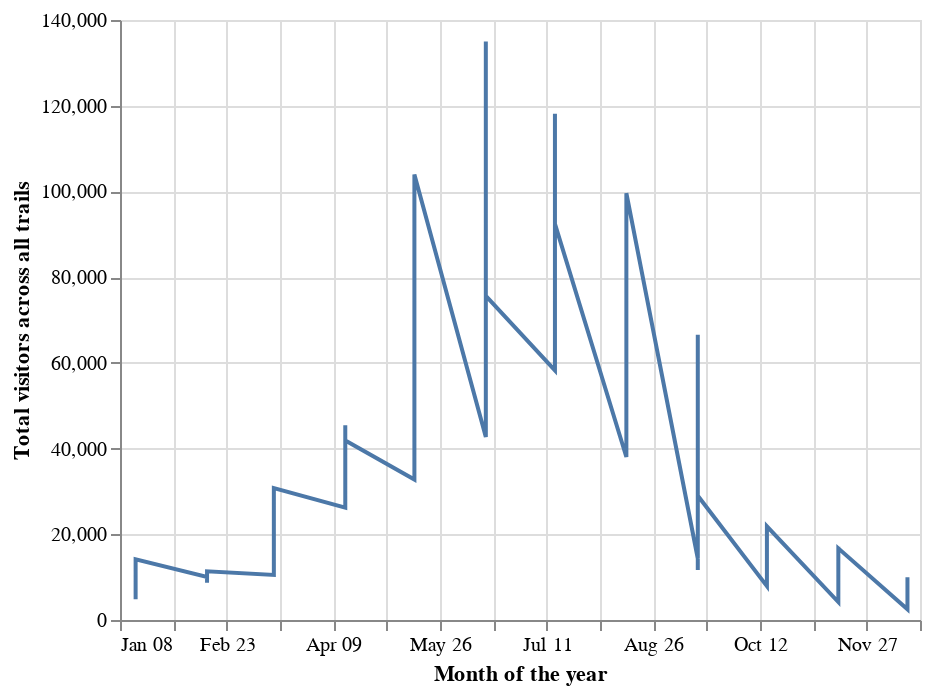

Notebook code cell kept with this figure:
### Code cell
total_vis = v.groupby(['d2p', 'month', 'year'], as_index=False)['tot_vis'].sum()

alt.Chart(total_vis).mark_line().encode(
    x=alt.X('monthdate(d2p):Q', title = 'Month of the year'),
    y=alt.Y('tot_vis:Q', title = 'Total visitors across all trails'),
    #facet=alt.Facet('year'),
)

### Figure 1 — Vega-Lite specification as saved in the notebook (floating-point values rounded to 4 significant figures)
{"config": {"view": {"continuousWidth": 400, "continuousHeight": 300}}, "data": {"name": "data-eb6eb3de70a4d77fdf2d611751bda751"}, "mark": "line", "encoding": {"x": {"field": "d2p", "timeUnit": "monthdate", "title": "Month of the year", "type": "quantitative"}, "y": {"field": "tot_vis", "title": "Total visitors across all trails", "type": "quantitative"}}, "$schema": "https://vega.github.io/schema/vega-lite/v4.17.0.json", "datasets": {"data-eb6eb3de70a4d77fdf2d611751bda751": [{"d2p": "2014-09-15", "month": 9, "year": 2014, "tot_vis": 14352}, {"d2p": "2014-10-15", "month": 10, "year": 2014, "tot_vis": 7907}, {"d2p": "2014-11-15", "month": 11, "year": 2014, "tot_vis": 4180}, {"d2p": "2014-12-15", "month": 12, "year": 2014, "tot_vis": 2497}, {"d2p": "2015-01-15", "month": 1, "year": 2015, "tot_vis": 4823}, {"d2p": "2015-02-15", "month": 2, "year": 2015, "tot_vis": 10038}, {"d2p": "2015-03-15", "month": 3, "year": 2015, "tot_vis": 10528}, {"d2p": "2015-04-15", "month": 4, "year": 2015, "tot_vis": 26196}, {"d2p": "2015-05-15", "month": 5, "year": 2015, "tot_vis": 32761}, {"d2p": "2015-06-15", "month": 6, "year": 2015, "tot_vis": 42723}, {"d2p": "2015-07-15", "month": 7, "year": 2015, "tot_vis": 58254}, {"d2p": "2015-08-15", "month": 8, "year": 2015, "tot_vis": 38025}, {"d2p": "2015-09-15", "month": 9, "year": 2015, "tot_vis": 32816}, {"d2p": "2015-10-15", "month": 10, "year": 2015, "tot_vis": 20797}, {"d2p": "2015-11-15", "month": 11, "year": 2015, "tot_vis": 9625}, {"d2p": "2015-12-15", "month": 12, "year": 2015, "tot_vis": 6115}, {"d2p": "2016-01-15", "month": 1, "year": 2016, "tot_vis": 5755}, {"d2p": "2016-02-15", "month": 2, "year": 2016, "tot_vis": 10485}, {"d2p": "2016-03-15", "month": 3, "year": 2016, "tot_vis": 25569}, {"d2p": "2016-04-15", "month": 4, "year": 2016, "tot_vis": 45467}, {"d2p": "2016-05-15", "month": 5, "year": 2016, "tot_vis": 79012}, {"d2p": "2016-06-15", "month": 6, "year": 2016, "tot_vis": 93989}, {"d2p": "2016-07-15", "month": 7, "year": 2016, "tot_vis": 91831}, {"d2p": "2016-08-15", "month": 8, "year": 2016, "tot_vis": 93122}, {"d2p": "2016-09-15", "month": 9, "year": 2016, "tot_vis": 66531}, {"d2p": "2016-10-15", "month": 10, "year": 2016, "tot_vis": 17395}, {"d2p": "2016-11-15", "month": 11, "year": 2016, "tot_vis": 17071}, {"d2p": "2016-12-15", "month": 12, "year": 2016, "tot_vis": 9979}, {"d2p": "2017-01-15", "month": 1, "year": 2017, "tot_vis": 9380}, {"d2p": "2017-02-15", "month": 2, "year": 2017, "tot_vis": 8684}, {"d2p": "2017-03-15", "month": 3, "year": 2017, "tot_vis": 24381}, {"d2p": "2017-04-15", "month": 4, "year": 2017, "tot_vis": 38119}, {"d2p": "2017-05-15", "month": 5, "year": 2017, "tot_vis": 94443}, {"d2p": "2017-06-15", "month": 6, "year": 2017, "tot_vis": 134987}, {"d2p": "2017-07-15", "month": 7, "year": 2017, "tot_vis": 118110}, {"d2p": "2017-08-15", "month": 8, "year": 2017, "tot_vis": 98499}, {"d2p": "2017-09-15", "month": 9, "year": 2017, "tot_vis": 11672}, {"d2p": "2017-10-15", "month": 10, "year": 2017, "tot_vis": 11051}, {"d2p": "2017-11-15", "month": 11, "year": 2017, "tot_vis": 8792}, {"d2p": "2017-12-15", "month": 12, "year": 2017, "tot_vis": 5982}, {"d2p": "2018-01-15", "month": 1, "year": 2018, "tot_vis": 5763}, {"d2p": "2018-02-15", "month": 2, "year": 2018, "tot_vis": 9661}, {"d2p": "2018-03-15", "month": 3, "year": 2018, "tot_vis": 22590}, {"d2p": "2018-04-15", "month": 4, "year": 2018, "tot_vis": 26210}, {"d2p": "2018-05-15", "month": 5, "year": 2018, "tot_vis": 94663}, {"d2p": "2018-06-15", "month": 6, "year": 2018, "tot_vis": 59560}, {"d2p": "2018-07-15", "month": 7, "year": 2018, "tot_vis": 59881}, {"d2p": "2018-08-15", "month": 8, "year": 2018, "tot_vis": 67313}, {"d2p": "2018-09-15", "month": 9, "year": 2018, "tot_vis": 28988}, {"d2p": "2018-10-15", "month": 10, "year": 2018, "tot_vis": 21845}, {"d2p": "2018-11-15", "month": 11, "year": 2018, "tot_vis": 16724}, {"d2p": "2018-12-15", "month": 12, "year": 2018, "tot_vis": 7685}, {"d2p": "2019-01-15", "month": 1, "year": 2019, "tot_vis": 14168}, {"d2p": "2019-02-15", "month": 2, "year": 2019, "tot_vis": 11366}, {"d2p": "2019-03-15", "month": 3, "year": 2019, "tot_vis": 30763}, {"d2p": "2019-04-15", "month": 4, "year": 2019, "tot_vis": 41887}, {"d2p": "2019-05-15", "month": 5, "year": 2019, "tot_vis": 103962}, {"d2p": "2019-06-15", "month": 6, "year": 2019, "tot_vis": 75625}, {"d2p": "2019-07-15", "month": 7, "year": 2019, "tot_vis": 92422}, {"d2p": "2019-08-15", "month": 8, "year": 2019, "tot_vis": 99602}]}}
